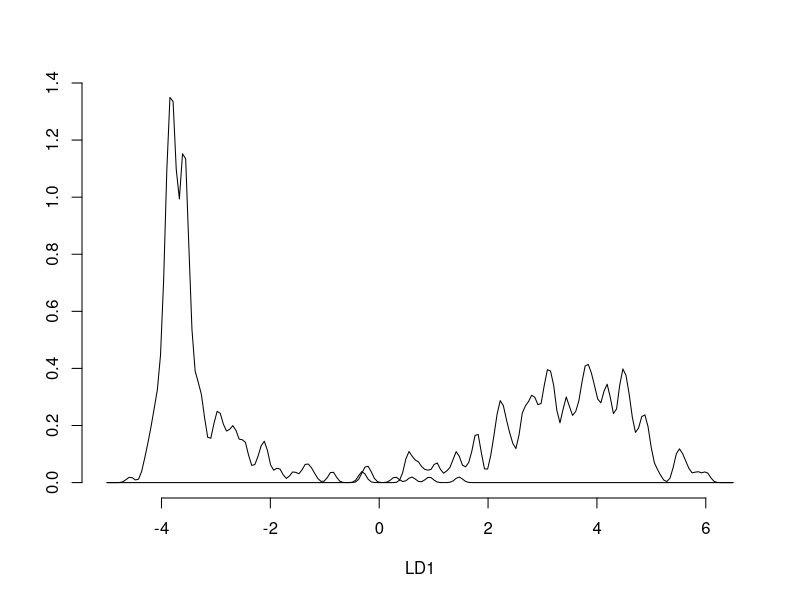

Write R code to recreate this figure.
library(MASS);library(mlbench)
data(BreastCancer)
x<-sample(1:nrow(BreastCancer),nrow(BreastCancer)/3,F)
BrCaLDA<- lda(Class ~ .,BreastCancer[-x,-1])
plot(BrCaLDA, panel = panel.lda, cex = 0.7, dimen = 1, abbrev = FALSE,type="density")
suppressWarnings(table(BreastCancer[-x,]$Class,predict(BrCaLDA,BreastCancer[-x,2:10])$class))
suppressWarnings(acc.BrCaLDATr <- sum(BreastCancer[-x,]$Class==predict(BrCaLDA,BreastCancer[-x,2:10])$class,na.rm=TRUE)/ nrow(BreastCancer[-x,]));acc.BrCaLDATr
#warnings()
suppressWarnings(pred <- predict(BrCaLDA,BreastCancer[x,2:10]))
table(BreastCancer[x,]$Class,pred$class)
acc.BrCaLDA <- sum(pred$class==BreastCancer[x,]$Class,na.rm=TRUE)/nrow(BreastCancer[x,]);acc.BrCaLDA